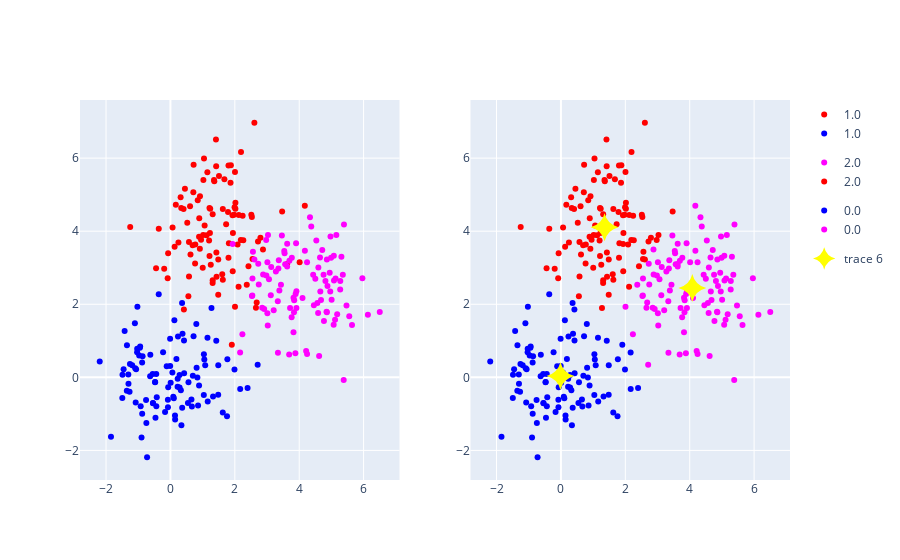

Here is the notebook cell this chart was saved with:
### Code cell
fig = make_subplots(rows=1, cols=2, column_widths=[600,600], row_heights=[600])

# 注意，这里 用于分组的 group 和 cluster 都是分类变量，所以返回的 fig1 和 fig2 里，都有 3 条 trace，对应于三个簇
fig1 = px.scatter(data_frame=X_y, x='x1', y='x2',color='group', color_discrete_sequence=["red", "magenta", "blue"])
fig2 = px.scatter(data_frame=X_cluster, x='x1', y='x2', color='cluster', color_discrete_sequence=["red", "magenta", "blue"])

# 这里不能使用 add_trace 方法，
fig.add_traces(fig1.data, rows=1, cols=1)
fig.add_traces(fig2.data, rows=1, cols=2)
fig.add_trace(
    go.Scatter(x=kmeans.cluster_centers_[:,0], y=kmeans.cluster_centers_[:,1], 
               mode="markers",
               marker=dict(size=20, color='yellow', symbol='star-diamond')
    ), 
    row=1, col=2)

fig.show()
